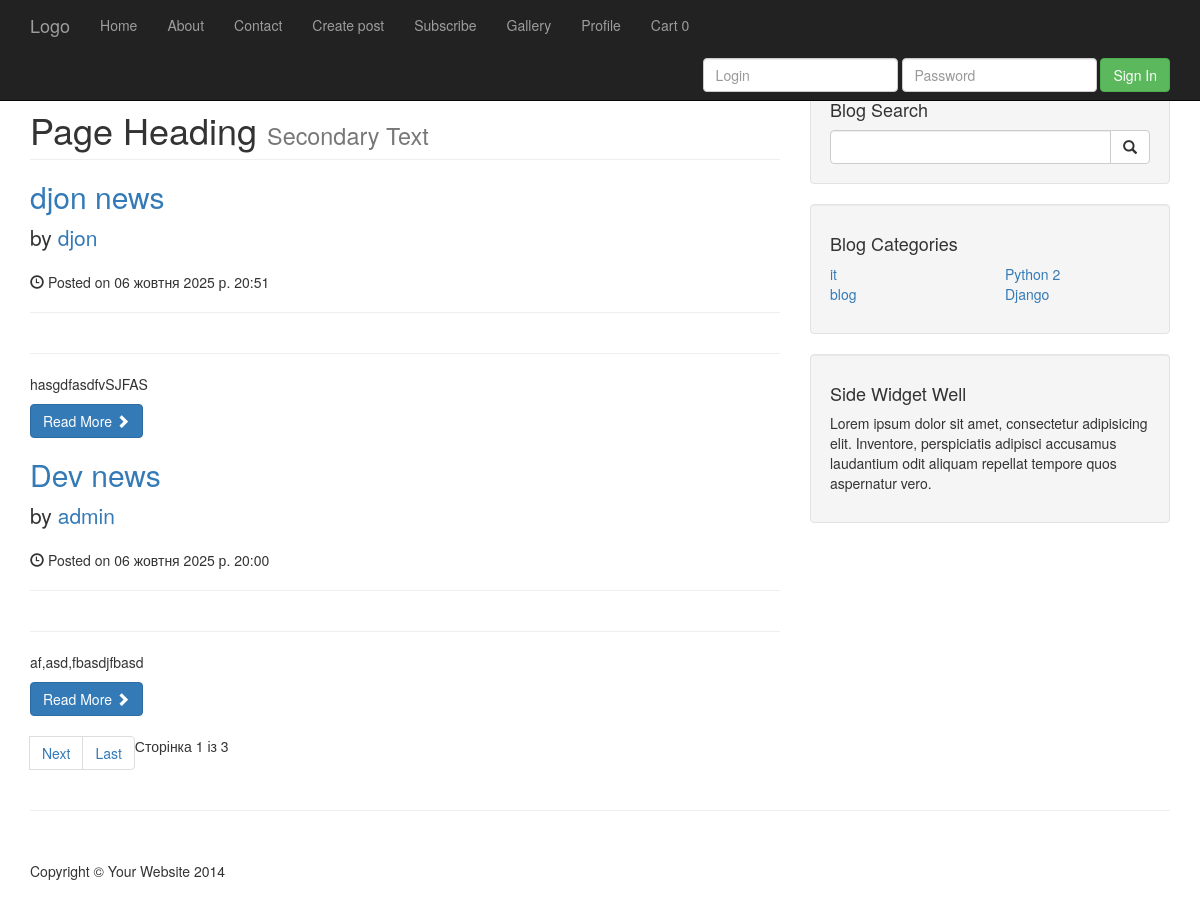
The page / on the database its author committed.
### blog/models.py (models this page shows, shortened)
class Post(models.Model):
    slug = models.SlugField(max_length=220, unique=True, db_index=True)
    title = models.CharField(max_length=200, verbose_name="Заголовок")
    content = models.TextField(verbose_name="Опис")
    published_date = models.DateTimeField(auto_created=True, verbose_name="Дата публікації")
    category = models.ForeignKey(Category, on_delete=models.CASCADE, verbose_name="Категорія")
    auther = models.ForeignKey(User, on_delete=models.CASCADE, verbose_name="Автор", default=1)
    tags = models.ManyToManyField(Tag, related_name="posts", blank=True)
    image = models.URLField(
        default="https://soliloquywp.com/wp-content/uploads/2016/08/How-to-Set-a-Default-Featured-Image-in-WordPress.png")
    class Meta:
        verbose_name = "Публікація"
        verbose_name_plural = "Публікації"

class Category(models.Model):
    slug = models.SlugField(max_length=120, unique=True)
    name = models.CharField(max_length=100, verbose_name="Назва")
    class Meta:
        verbose_name = "Категорія"
        verbose_name_plural = "Категорії"

### blog/views.py (the view)
# urls.py: path('', views.index, name="home"),
def index(request):
    posts = Post.objects.all().order_by("-published_date")
    paginator = Paginator(posts, 2)
    page_number = request.GET.get('page')
    page_obj = paginator.get_page(page_number)
    context = {'posts': posts, 'page_obj': page_obj}
    context.update(get_categories())
    return render(request, "blog/index.html", context=context)

### blog/views.py (called while the page is built)
def get_categories():
    all = Category.objects.all()
    half = all.count() // 2
    first_half = all[:half]
    second_half = all[half:]
    return {'cats1': first_half,
            'cats2': second_half}

### templates/blog/index.html (shortened to what this page needs)
{% extends 'blog/base.html' %}
{% block main %}
<h1 class="page-header">
    Page Heading
    <small>Secondary Text</small>
</h1>
{% for post in page_obj %}
<h2>
    <a href="{% url 'post' slug=post.slug %}">{{post.title}}</a>
</h2>
<p class="lead">
    by <a href="index.php">{{post.auther}}</a>
</p>
<p><span class="glyphicon glyphicon-time"></span> Posted on {{post.published_date}}</p>
<hr>
<hr>
<p>{{post.content|truncatewords:20}}</p>
<a class="btn btn-primary" href="{% url 'post' slug=post.slug %}">Read More <span
        class="glyphicon glyphicon-chevron-right"></span></a>
{% empty %}
<p>Немає постів !</p>
{% endfor %}
<nav >
<ul class="pagination">
    <span>Сторінка {{ page_obj.number }} із {{page_obj.paginator.num_pages }}</span>
    {% if page_obj.has_next %}
    <li class="page-item"><a class="page_link" href="?page={{ page_obj.next_page_number }}">Next</a></li>
    <li class="page-item"><a class="page_link" href="?page={{ page_obj.paginator.num_pages }}">Last</a></li>
    {% endif %}
</ul>
</nav>
{% endblock %}

### templates/blog/base.html (shortened to what this page needs)
<!DOCTYPE html>
<html lang="en">
<head>
    {% load static %}
    <link href="{% static 'blog/css/bootstrap.min.css' %}" rel="stylesheet">
    <link href="{% static 'blog/css/blog-home.css'%}" rel="stylesheet">
</head>
<body>
    {% include 'blog/nav.html' %}
    <div class="container">
        <div class="row">
            <div class="col-md-8">
                 {% block main %}  {% endblock %}
            </div>
            <div class="col-md-4">
                <div class="well">
                    <h4>Blog Search</h4>
                        <form method="get" action="{%url 'search' %}" class="input-group">
                            <input type="search" class="form-control" name="query">
                            <span class="input-group-btn">
                                <button class="btn btn-default" type="submit">
                                    <span class="glyphicon glyphicon-search"></span>
                                </button>
                            </span>
                        </form>
                </div>
                <div class="well">
                    <h4>Blog Categories</h4>
                    <div class="row">
                        <div class="col-lg-6">
                            <ul class="list-unstyled">
                                {% for cat in cats1 %}
                                    <li><a href="{% url 'category' slug=cat.slug %}">{{cat.name}}</a></li>
                                {% endfor %}
                            </ul>
                        </div>
                        <div class="col-lg-6">
                            <ul class="list-unstyled">
                                 {% for cat in cats2 %}
                                    <li><a href="{% url 'category' slug=cat.slug %}">{{cat.name}}</a></li>
                                {% endfor %}
                            </ul>
                        </div>
                    </div>
                </div>
                <div class="well">
                    <h4>Side Widget Well</h4>
                    <p>Lorem ipsum dolor sit amet, consectetur adipisicing elit. Inventore, perspiciatis adipisci accusamus laudantium odit aliquam repellat tempore quos aspernatur vero.</p>
                </div>
            </div>
        </div>
        <hr>
        <footer>
            <div class="row">
                <div class="col-lg-12">
                    <p>Copyright &copy; Your Website 2014</p>
                </div>
            </div>
        </footer>
    </div>
</body>
</html>

### static/blog/css/blog-home.css (style rules this page uses)
body { padding-top: 70px; }
footer { margin: 50px 0; }

### rows shown on the page
Post: title "djon news", auther "djon", published_date "06 жовтня 2025 р. 20:51", content "hasgdfasdfvSJFAS"
Post: title "Dev news", auther "admin", published_date "06 жовтня 2025 р. 20:00", content "af,asd,fbasdjfbasd"
Category: name "it"
Category: name "blog"
Category: name "Python 2"
Category: name "Django"

### other values the page prints
{{ cart|length }} "0"
{{ page_obj.number }} "1"
{{ page_obj.paginator.num_pages }} "3"
